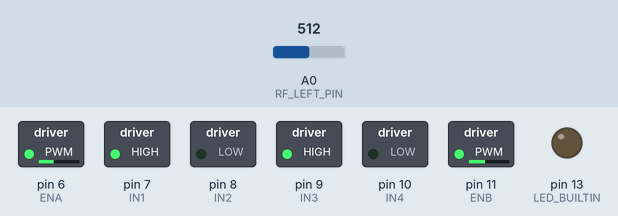
Recording of a sketch running on a simulated Arduino Uno, built with avr-gcc and run on an emulated ATmega328P. On the bench: switched loads named in the sketch (green lamp = pin HIGH), output pins drawn as LEDs (lit = HIGH). The test bench sets the inputs (shaded band); at power-on: A0 (RF_LEFT_PIN) = 512.

Above: at 1.2 s.
1.3 s: A0 (RF_LEFT_PIN) set to 340
Timing chart, 0 to 4.3 s (numbered marks = the images above; inputs shaded):
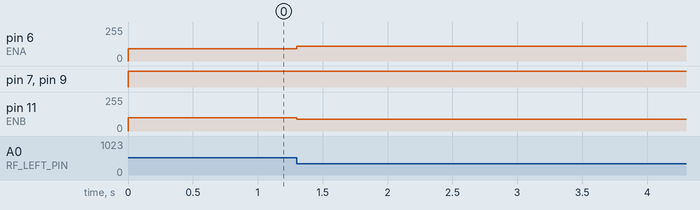

The sketch:

sumobot2.ino
```cpp
//#include <Servo.h>

#include "bumper.h"
#include "infrared.h"
#include "range_finder.h"
// #include "scorpion_xl.h"
#include "ln298.h"


void setup()
{
  int i;
  #ifdef IR_DEBUG
    Serial.begin(9600);
    Serial.println("FOOBAR");
  #endif

  // BUMPER
  pinMode(LEFT_BUMPER, INPUT);
  pinMode(RIGHT_BUMPER, INPUT);
  // FRONT IR
  pinMode(LEFT_FRONT_IR, INPUT);
  //pinMode(RIGHT_FRONT_IR, INPUT); //Burn'd

  // BACK IR
  pinMode(BACK_LEFT_IR, INPUT);
  pinMode(BACK_RIGHT_IR, INPUT);

  // RANGE FINDER
  pinMode(RF_LEFT_PIN, INPUT);

  // SCORPION XL
  // left_motor.attach(LEFT_MOTOR_PIN);
  // right_motor.attach(RIGHT_MOTOR_PIN);

  pinMode(ENA, OUTPUT);
  pinMode(IN1, OUTPUT);
  pinMode(IN2, OUTPUT);
  pinMode(ENB, OUTPUT);
  pinMode(IN3, OUTPUT);
  pinMode(IN4, OUTPUT);
  pinMode(LED_BUILTIN, OUTPUT);

}

void loop(){

  if(toDigital(!LEFT_BUMPER) || toDigital(!RIGHT_BUMPER)){
    push_hard();
    return;
  }

  left_motor_forward(PWM_SLOW * 2);
  right_motor_forward(PWM_SLOW * 1.5);
}

/*
void loop()
{

  Serial.println("LOOP");

  // Sweep
  int rf_left_reading = analogRead(RF_LEFT_PIN);
  // if (rf_left_reading >= 500) push();
  circle_right();

  // int rf_right_reading = analogRead(RF_RIGHT_PIN);
  //field_index = sweep();
  // scan_field[field_index] = analogRead(RFINDER_PIN);

  // Bumper
  if(digitalRead(LEFT_BUMPER) || digitalRead(RIGHT_BUMPER)){
    push_hard();
  }

  // Infrared
  if(toDigital(LEFT_FRONT_IR)){
    spin();
  }

  if(toDigital(BACK_RIGHT_IR) || toDigital(BACK_LEFT_IR)){
    push_hard();
  }

}
*/
```

bumper.h
```cpp
#define LEFT_BUMPER 2
#define RIGHT_BUMPER 4
#define DEBOUNCE_DELAY 50
```

infrared.h
```cpp
#include <Arduino.h>

//#define IR_DEBUG

#define LEFT_FRONT_IR A5
#define RIGHT_FRONT_IR A2
#define BACK_LEFT_IR A4
#define BACK_RIGHT_IR A3

#define WB_THRESHOLD 350
#define IR_DELAY 70

boolean toDigital(uint8_t pin){
  int reading = analogRead(pin);
  // delayMicroseconds(IR_DELAY);
    Serial.print(pin);
    Serial.print("-");
    Serial.println(reading);
  return reading < WB_THRESHOLD;
}

int dra_field(int *vector, int v_size){
  int i;
  int acc=0;

  // Mean
  for(i=0; i<v_size; i++){
    acc += vector[i] / v_size;
  }
}
```

ln298.h
```cpp
// RIGHT
#define ENA 6 // PWM
#define IN1 7
#define IN2 8
// LEFT
#define IN3 9  // PWM
#define IN4 10 // PWM
#define ENB 11 // PWM

// default 180
// default 180

/*
#define PWM_MAX 180
#define PWM_SLOW 90
#define PWM_IDLE 32
*/

#define PWM_MAX 90
#define PWM_SLOW 50
#define PWM_IDLE 32

#define RIGHT_TRIM 1.24

void left_motor_forward(int power){
  digitalWrite(IN3, HIGH);
  digitalWrite(IN4, LOW);
  analogWrite(ENB, power);
}

void right_motor_forward(int power){
  digitalWrite(IN1, HIGH);
  digitalWrite(IN2, LOW);
  analogWrite(ENA, power * RIGHT_TRIM);
}

void left_motor_backward(int power){
  digitalWrite(IN3, LOW);
  digitalWrite(IN4, HIGH);
  analogWrite(ENB, power);
}

void right_motor_backward(int power){
  digitalWrite(IN1, LOW);
  digitalWrite(IN2, HIGH);
  analogWrite(ENA, power * RIGHT_TRIM);
}

void motor_break(){
  digitalWrite(IN1, HIGH);
  digitalWrite(IN2, HIGH);
  digitalWrite(IN3, HIGH);
  digitalWrite(IN4, HIGH);
  digitalWrite(ENA, HIGH);
  digitalWrite(ENB, HIGH);
}

/**********************/

void push(){
  left_motor_forward(PWM_SLOW);
  right_motor_forward(PWM_SLOW);
}

void push_hard(){
  left_motor_forward(PWM_MAX);
  right_motor_forward(PWM_MAX);
}

void circle_left(){
  // Reverse
  left_motor_forward(PWM_SLOW * 1.5);
  right_motor_forward(PWM_SLOW);
}

void circle_right(){
  // Reverse
  left_motor_forward(PWM_SLOW * 1.2);
  right_motor_forward(PWM_SLOW * 1.5);
}

void spin(){
  // Reverse
  right_motor_backward(PWM_MAX);
  right_motor_backward(PWM_MAX);
  delay(300);

  // Reverse
  left_motor_forward(PWM_MAX);
  right_motor_backward(PWM_MAX);
  delay(150);
}
```

range_finder.h
```cpp
#include <Arduino.h>
//#include <Servo.h>

// #define RF_DEBUG
#define SERVO_DELAY 2
#define RF_LEFT_PIN A0
#define RF_RIGHT_PIN A1

/*
Servo irrf_servo;

byte pos = 0;
char incr = 1;

int scan_field[180];

int sweep()
{
  //Serial.println(pos);
  for(; pos < 180 && incr > 0;)
  {
    //Serial.println(pos);
    irrf_servo.write(pos);
    pos += incr;
    delay(SERVO_DELAY);
    return pos - incr;
  }

  if(pos == 180) incr=-1;
  //incr=-1;

  for(; pos > 0 && incr < 0;)
  {
    //Serial.println(pos);
    irrf_servo.write(pos);
    pos += incr;
    delay(SERVO_DELAY);
    return pos + incr;
  }

  if(pos == 0) incr=1;
  //incr=1;

}
*/
```

Measured:
- after the input at 1.3 s, pin 6 (ENA): 93/255 → 111/255 at once; pin 11 (ENB): 100/255 → 90/255 at once
